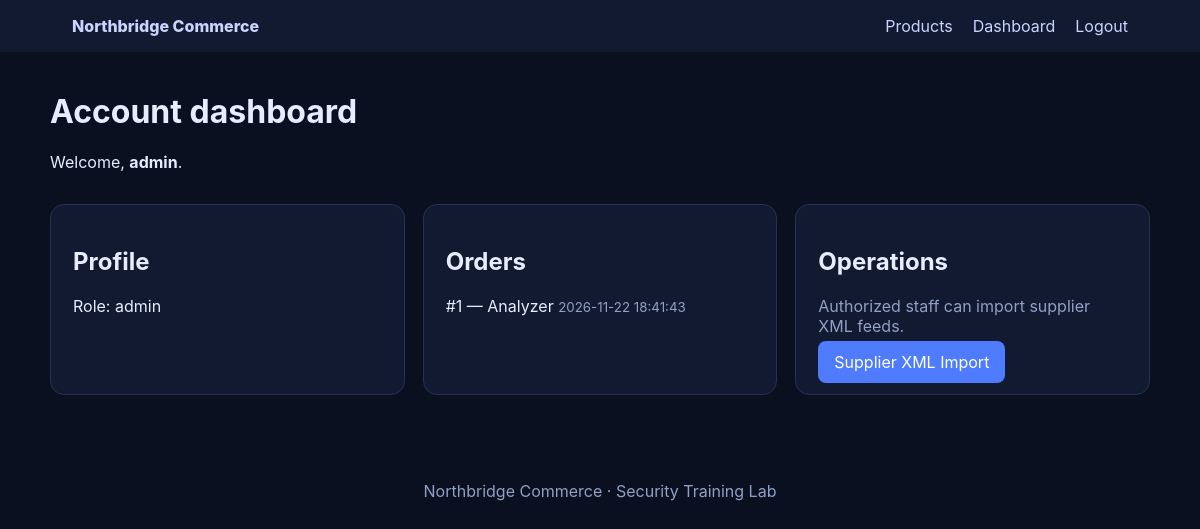
The page /lab_XXE_OOB_Entity/web/src/dashboard.php (signed in) on the database its author committed.
### tables this page shows
create table orders (
  id INT AUTO_INCREMENT PRIMARY KEY,
  user_id INT NOT NULL,
  product_id INT NOT NULL,
  quantity INT NOT NULL DEFAULT 1,
  total_price DECIMAL(10,2) NOT NULL,
  created_at TIMESTAMP DEFAULT CURRENT_TIMESTAMP
);

create table products (
  id INT AUTO_INCREMENT PRIMARY KEY,
  name VARCHAR(120) NOT NULL,
  description TEXT NOT NULL,
  price DECIMAL(10,2) NOT NULL,
  image VARCHAR(255) DEFAULT NULL
);

### lab_XXE_OOB_Entity/web/src/config.php (called while the page is built, shortened)
<?php
function e(string $value): string {
    return htmlspecialchars($value, ENT_QUOTES | ENT_SUBSTITUTE, 'UTF-8');
}

### lab_XXE_OOB_Entity/web/src/dashboard.php (the view, shortened to what this page needs)
<?php
require_once __DIR__ . '/config.php';
include __DIR__ . '/header.php';
?>
<h1>Account dashboard</h1>
<p>Welcome, <strong><?=e($_SESSION['username'])?></strong>.</p>
<div class="grid">
<div class="card"><h2>Profile</h2><p>Role: <?=e($_SESSION['role'])?></p></div>
<div class="card"><h2>Orders</h2>
<?php
$s=$db->prepare("SELECT o.id,p.name,o.created_at FROM orders o JOIN products p ON p.id=o.product_id WHERE o.user_id=? ORDER BY o.id DESC");
$s->bind_param('i',$_SESSION['user_id']); $s->execute(); $r=$s->get_result();
while($o=$r->fetch_assoc()) echo '<p>#'.(int)$o['id'].' — '.e($o['name']).' <small>'.e($o['created_at']).'</small></p>';
?>
</div>
<div class="card"><h2>Operations</h2><p class="muted">Authorized staff can import supplier XML feeds.</p>
<a class="btn" href="/admin/import.php">Supplier XML Import</a></div>
</div>
<?php include __DIR__ . '/footer.php'; ?>

### lab_XXE_OOB_Entity/web/src/header.php (style rules this page uses)
body { margin:0;font-family:Inter,system-ui,sans-serif;background:#0b1020;color:#e7ecff }
.card { background:#121a31;border:1px solid #273250;border-radius:14px;padding:22px;margin:16px 0 }
.grid { display:grid;grid-template-columns:repeat(auto-fit,minmax(220px,1fr));gap:18px }
button,.btn { background:#4f7cff;color:#fff;border:0;border-radius:8px;padding:11px 16px;text-decoration:none;cursor:pointer }
small,.muted { color:#91a0c5 }

### rows shown on the page
orders: id "1", product.name "Analyzer", created_at "2026-11-22 18:41:43"

### other values the page prints
$_SESSION['username'] "admin"
$_SESSION['role'] "admin"
